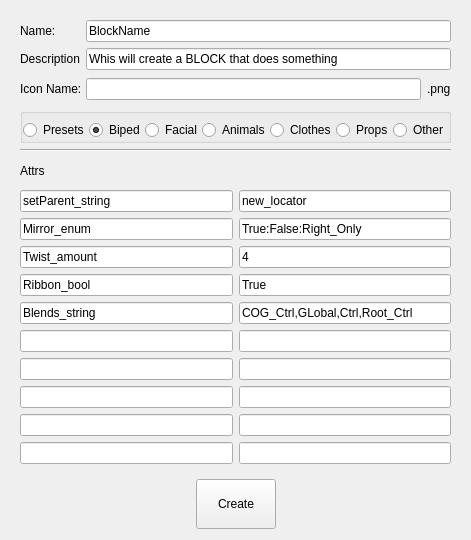
<?xml version="1.0" encoding="UTF-8"?>
<ui version="4.0">
 <class>Form</class>
 <widget class="QWidget" name="Form">
  <property name="geometry">
   <rect>
    <x>0</x>
    <y>0</y>
    <width>453</width>
    <height>540</height>
   </rect>
  </property>
  <property name="windowTitle">
   <string>Form</string>
  </property>
  <property name="styleSheet">
   <string notr="true">/*
 * TODO: Search buttons color (Replace, Replace and continue search)
 */

/*
 * Drop background color of most widgets
 */

QWidget, QStackedWidget,
QScrollArea, QAbstractScrollArea {
    background-color: transparent;
}

QApplication,
QMainWindow, QFrame, QDockWidget, QDialog, QFileDialog, QMessageBox,
QRadioButton,
QGroupBox::title, /* Need to set background becase must clear border behind label */
QMenuBar, QMenu, QMenu::item,
QComboBox QAbstractItemView,
QTreeView, QListWidget, QListView, QTableWidget, QTableView,
QTextEdit, QTextBrowser {
    background-color: #3c3f41; /*#004100;*/
    color: #bbbbbb;
}

/*
 * This is default values
 * Edit first if you want change appearance
 */

QLabel, QTabBar::tab, QMenuBar::item,
QGroupBox {
    background-color: transparent;
    color: #bbbbbb;
    selection-color: #bbbbbb;
}

/*
 * GroupBox and CheckBox
 *
 * TODO: ::indicator:indeterminate icons
 */

QGroupBox {
    border-top: 1px solid #2d2d2d;
    margin-top: 0.5em;
}
QGroupBox::title {
    subcontrol-origin: margin;
    subcontrol-position: top left;
    padding: 0 3px;
}
QGroupBox::indicator {
    width: 13px;
    height: 13px;
}
QGroupBox::indicator:unchecked {
    image: url(:/qmldesigner/images/checkbox_unchecked.png);
}
QGroupBox::indicator:unchecked:hover {
    image: url(:/qmldesigner/images/checkbox_unchecked_hover.png);
}
QGroupBox::indicator:unchecked:pressed {
    image: url(:/qmldesigner/images/checkbox_unchecked_pressed.png);
}
QGroupBox::indicator:checked {
    image: url(:/qmldesigner/images/checkbox_checked.png);
}
QGroupBox::indicator:checked:hover {
    image: url(:/qmldesigner/images/checkbox_checked_hover.png);
}
QGroupBox::indicator:checked:pressed {
    image: url(:/qmldesigner/images/checkbox_checked_pressed.png);
}
QGroupBox::indicator:indeterminate:hover {
    background-color: #2222bb;
    image: url(:/qmldesigner/images/checkbox_indeterminate_hover.png); /* TODO: There is no shuch image */
}
QGroupBox::indicator:indeterminate:pressed {
    background-color: #22bb22;
    image: url(:/qmldesigner/images/checkbox_indeterminate_pressed.png); /* TODO: There is no shuch image */
}


QLineEdit, QAbstractSpinBox, QComboBox, QPushButton {
    background-color: #45494a;
    /*background-color: rgba(255, 255, 255, 0.05);*/

    background-origin: border;
    border: 1px solid #646464;
    color: #bbbbbb;
    padding: 0px 1px 2px 3px;
    selection-background-color: #4b6eaf;
}/*:focus
{
    outline: 3px ridge #4e78a2;
    border-radius: 2px;
}
:edit-focus
{
    border: 1px solid red;
}*/
:read-only {
    background-color: transparent;
    border: 1px solid #535353;
    color: #999999;
}
:no-frame {
    border-width: 0;
}

/*
 * Any SpinBox (e.g. DoubleSpinbox)
 *
 * TODO: Icons not fit into the overall style
 */
QAbstractSpinBox::up-button {
    image: url(:/qmldesigner/images/spinup.png);
}
QAbstractSpinBox::up-button:hover {
    image: url(:/qmldesigner/images/spinup_hover.png);
}
QAbstractSpinBox::up-button:off {
    image: url(:/qmldesigner/images/spinup_off.png);
}
QAbstractSpinBox::up-button:pressed {
    image: url(:/qmldesigner/images/spinup_pressed.png);
}
QAbstractSpinBox::down-button {
    image: url(:/qmldesigner/images/spindown.png);
}
QAbstractSpinBox::down-button:hover {
    image: url(:/qmldesigner/images/spindown_hover.png);
}
QAbstractSpinBox::down-button:off {
    image: url(:/qmldesigner/images/spindown_off.png);
}
QAbstractSpinBox::down-button:pressed {
    image: url(:/qmldesigner/images/spindown_pressed.png);
}


/*
 * PushButton and Utils::QtColorButton
 *
 * TODO: Customize :pressed
 * FIXME: Outline is positioned around content, but should around padding
 */

QPushButton {

    outline: 0;
}
Utils--QtColorButton,
QPushButton {
    background-color: qlineargradient(x1: 0, y1: 0, x2: 0, y2: 1, stop: 0 #515658, stop: 1.0 #44494b);
    border: 1px solid #5f6161;
    border-radius: 2px;
}
Utils--QtColorButton:pressed,
QPushButton:pressed:hover {
    border-style: inset;
}
QPushButton:default {
    background-color: qlineargradient(x1: 0, y1: 0, x2: 0, y2: 1, stop: 0 #344a64, stop: 1.0 #263549);
}
Utils--QtColorButton:disabled,
QPushButton:disabled {
    background-color: transparent;
    color: #999999;
}
Utils--QtColorButton:open,
QPushButton:open {
    background-color: #4b6eaf;
}
QPushButton::menu-indicator  {
    subcontrol-origin: content;
    subcontrol-position: bottom right;
}

/*
 * ComboBox
 */
QComboBox {
    border-radius: 2px;
    min-width: 3em;
    padding: 0px 1px 2px 3px;
}
QComboBox:!editable {
    /*background-color: rgba(63, 113, 73, 0.2);*/
    /*background-color: #45494a;*/
    background-color: rgba(255, 255, 255, 0.05);
}
/*
QComboBox:!editable:on
QComboBox::drop-down:editable:on
QComboBox::drop-down:editable
*/
QComboBox:on {
    padding-top: 3px;
    padding-left: 4px;
}
QComboBox::down-arrow {
    image: url(:/qmldesigner/images/triangle_vert.png);
}
QComboBox::down-arrow:on {
    top: 1px;
    left: 1px;
}
QComboBox::drop-down {
    border-left: 1px solid #646464;
}
QComboBox QAbstractItemView {
    border: 1px solid red;/*black;*/
    /*selection-background-color: #d2d2d2;
    selection-color: #404040;
    show-decoration-selected: 1; /* make the selection span the entire width of the view */
}



/*
 * TabWidget and TabBar
 *
 * FIXME: Designer bottom tabbar problem
 * TODO: Customize QTabBar::tab:hover
 */
QTabWidget::tab-bar {
    /*position: relative;
    bottom: -1px;*/
}
QTabWidget::pane {
    background-color: transparent;
    border: 1px solid #323232;
}
QTabWidget::pane:top {
    top: -1px;
}
QTabWidget::pane:right {
    right: -1px;
}
QTabWidget::pane:bottom {
    bottom: -1px;
}
QTabWidget::pane:left {
    left: -1px;
}
QTabBar::tab {
    border: 1px solid #292b2d;
    min-width: 8ex;
    padding: 4px;
}
/*QTabBar::tab:hover {
    background-color: #4b6eaf;
}*/
QTabBar::tab:top {
    border-top-left-radius: 4px;
    border-top-right-radius: 4px;
}
QTabBar::tab:right {
    border-top-right-radius: 4px;
    border-bottom-right-radius: 4px;
}
QTabBar::tab:bottom {
    border-bottom-left-radius: 4px;
    border-bottom-right-radius: 4px;
}
QTabBar::tab:left {
    border-top-left-radius: 4px;
    border-bottom-left-radius: 4px;
}
QTabBar::tab:selected {
    background-color: #41516d;
}
QTabBar::tab:top:selected {
    border-bottom-color: #41516d;
}
QTabBar::tab:right:selected {
    border-left-color: #41516d;
}
QTabBar::tab:bottom:selected {
    border-top-color: #41516d;
}
QTabBar::tab:left:selected {
    border-right-color: #41516d;
}
QTabBar::tab:top:!selected {
    margin-top: 2px;
}
QTabBar::tab:right:!selected {
    margin-right: 2px;
}
QTabBar::tab:bottom:!selected {
    margin-bottom: 2px;
}
QTabBar::tab:left:!selected {
    margin-left: 2px;
}

/*
 * Table
 *
 * FIXME: Problem with arrows positioning workarounded in bad way
 * FIXME: Unknown problem Options &gt; FakeVim &gt; User Command Mapping
 * QT-BUG: Wrong behaviour property min-height of QHeaderView::section
 */

QTableWidget,
QTableView {
    /* This rule have more priority than previous?!
     * And overrides with empty if not declared! */
    /*background: red; /*transparent;*/
    /*color: #bbbbbb;*/

    border: 1px solid #323232;
    alternate-background-color: #414547; /* Dont work without setAlternatingRowColors(true) */
}
QTableView QTableCornerButton::section {
    background-color: green; /*FIXME*/
    border: 2px outset blue; /*FIXME*/
}
QHeaderView::section {
    background-color: qlineargradient(x1: 0, y1: 0, x2: 0, y2: 1, stop:0 #54585b, stop:1 #393c3e);
    color: #bbbbbb;
    padding: 1px 2px 1px 4px;

    border: 1px solid #323232;
    border-top-width: 0;
    border-left-color: #5e6163;
    border-right-color: #2a2c2d;

    /*min-height: 15px;*/
}
QHeaderView::section:hover {
    background-color: qlineargradient(x1: 0, y1: 0, x2: 0, y2: 1, stop:0 #64686b, stop:1 #494c4e);
    border-bottom-color: #424242;
}
QHeaderView::section:first {
    border-left-width: 0;
}
QHeaderView::section:last {
    border-right-width: 0;
}
QHeaderView::section:checked {
    background-color: red; /*FIXME*/
}
QHeaderView::down-arrow {
    image: url(:/qmldesigner/images/down_arrow.png);
    right: 7px;
}
QHeaderView::up-arrow {
    image: url(:/qmldesigner/images/up_arrow.png);
    /* image-position: right; Don't work */
    /*right: 7px; */
    height: 7px;
    width: 7px;
}

/*
 * Menu and MenuBar
 *
 * TODO: Customize toggleable items
 */
QMenuBar {
    /*background-color: #3c3f41; /* transparent don't work */
    border-bottom: 2px solid qlineargradient(x1: 0, y1: 0, x2: 0, y2: 1, stop:0 #282828, stop:1 #555555);
}
QMenuBar::item:pressed {
    background-color: #4b6eaf;
}
QMenuBar::item:selected:!pressed {
    background-color: #585b5d;
}
QMenu {
    border: 1px solid #2d2d2d;
}
/*QMenu::item {
    margin-left: 3px;
}*/
QMenu::item:disabled {
    color: #999999;
}
QMenu::item:selected {
    background-color: #4b6eaf;
}
QMenu::icon {
    border: 0px solid transparent;
    background-color: transparent;
}
QMenu::icon:checked {
    background-color: blue;
    border: 1px inset red;
    position: absolute;
    top: 1px;
    right: 1px;
    bottom: 1px;
    left: 1px;
}
QMenu::separator {
    height: 2px;
    background-color: qlineargradient(x1: 0, y1: 0, x2: 0, y2: 1, stop:0 #282a2b, stop:1 #45484b);
    margin: 0 1px;
}
/*QMenu::indicator {
    width: 13px;
    height: 13px;
    background-color: blue;
}*/


/*
 * Scroll bar modifications
 */
QScrollBar {
    background-color: transparent;
    margin: 0;
    height: 12px; /* for horizontal */
    width: 12px; /* for vertical */
}
QScrollBar::handle {
    border: 1px solid #555555;
    border-radius: 4px;
    margin: 1px;
}
QScrollBar::handle:vertical {
    background-color: qlineargradient(x1: 0, y1: 0, x2: 1, y2: 0, stop:0 #5c5c5c, stop:1 #515151);
    min-height: 20px;
    min-width: 8px;
}
QScrollBar::handle:vertical:hover {
    background-color: qlineargradient(x1: 0, y1: 0, x2: 1, y2: 0, stop:0 #666666, stop:1 #5b5b5b);
}
QScrollBar::handle:horizontal {
    background-color: qlineargradient(x1: 0, y1: 0, x2: 0, y2: 1, stop:0 #5c5c5c, stop:1 #515151);
    min-height: 8px;
    min-width: 20px;
}
QScrollBar::handle:horizontal:hover {
    background-color: qlineargradient(x1: 0, y1: 0, x2: 0, y2: 1, stop:0 #666666, stop:1 #5b5b5b);
}
QScrollBar::add-page:vertical, QScrollBar::sub-page:vertical,
QScrollBar::add-page:horizontal, QScrollBar::sub-page:horizontal {
    background-color: transparent;
}
/*QScrollBar::sub-page:vertical {
    max-height: 8px;
    margin-top: auto;
    margin-bottom: 0;
    background-color: purple;
    border-top-left-radius: 4px;
    border-top-right-radius: 4px;
}
QScrollBar::add-page:vertical {
    max-height: 8px;
    margin-top: 0;
    margin-bottom: auto;
    background-color: darkblue;
    border-bottom-left-radius: 4px;
    border-bottom-right-radius: 4px;
}*/
QScrollBar::add-line:vertical, QScrollBar::sub-line:vertical,
QScrollBar::add-line:horizontal, QScrollBar::sub-line:horizontal {
    height: 0;
    width: 0;
}

/*
 * Status bar
 */
/*
QStatusBar {
    background-color: brown;
    border: 1px solid brown;
}
QStatusBar::item {
    background-color: red;
    border: 1px solid red;
    border-radius: 3px;
}
QStatusBar QLabel {
    background-color: green;
    border: 3px solid green;
}
*/


/*
 * QAbstractItemView modifications
 *
 * TODO: ::indicator
 * TODO: Disable item icon selection mask
 * FIXME: Transparent selection background on some elements Options &gt; BlackBerry &gt; API Levels and Runtimes
 * QT-BUG: Strange behaviour of selection-* properties (always :!focus)
 */
QAbstractItemView {
    border: 1px solid #323232;
    selection-color: #bbbbbb;
    selection-background-color: #4b6eaf;
    alternate-background-color: #414547; /* Works only if setAlternatingRowColors(true) */
    show-decoration-selected: 1;
    outline: 0;
}
/*
QAbstractItemView:!focus {
    selection-background-color: #0d293e;
}
QTreeView::branch,
QAbstractItemView::item {
    border-width: 0;
}
*/
QAbstractItemView::item:alternate {
    background-color: #414547;
}
QListWidgetItem,
QTreeWidgetItem  {
    background-color: red;
    color: yellow;
    border: 1px solid purple;
}
QAbstractItemView::text {
    color: #bbbbbb;
}
QTreeView::branch:hover,
QAbstractItemView::item:hover {
    background-color: rgba(255, 255, 255, 0.05);
}
QTreeView::branch:selected:active,
QAbstractItemView::item:selected {
    background-color: #4b6eaf;
}
/* No way due to another bug :(
QTreeView::branch:selected:active,
QAbstractItemView::item:selected:active {
    background-color: #4b6eaf;
}
QTreeView::branch:selected:!active,
QAbstractItemView::item:selected:!active {
    background-color: #0d293e;
}
*/
QTreeView::branch:has-siblings:adjoins-item,
QTreeView::branch:has-siblings:!adjoins-item,
QTreeView::branch:!has-children:!has-siblings:adjoins-item {
    border-image: none;
    image: none;
}
QTreeView::branch:has-children:!has-siblings:closed,
QTreeView::branch:closed:has-children:has-siblings {
    border-image: none;
    image: url(:/qmldesigner/images/triangle_horz.png);
}
QTreeView::branch:open:has-children:!has-siblings,
QTreeView::branch:open:has-children:has-siblings {
    border-image: none;
    image: url(:/qmldesigner/images/triangle_vert.png);
}

/*
 * Tool bar
 */

QToolBar {
    border-width: 0; /* Cancels gradiend */
}


/*
 * ToolTip
 */

QToolTip, QTipLabel {
    border: 1px solid #9a9a66;
    border-radius: 3px;
    background: #5c5c42;
    color: #bbbbbb;
    margin: 0;
    padding: 0;
}

/*
 * Wizard dialog
 *
 * TODO: Buttons bar background
 */

QWizard &gt; QWidget {
    background-color: #3c3f41;
}

/* QT-BUG: Because QFrame { border-color: #323232; } has no effect */
Core--Internal--NewDialog &gt; QFrame#frame {
    border: 1px solid #323232;
}

/* vvvvvvvvvvvvvvvvvvvvvvvvvv WORKAROUND vvvvvvvvvvvvvvvvvvvvvvvvvv */
/* Related to:
 *   1) https://bugreports.qt-project.org/browse/QTCREATORBUG-12078
 *   2) https://codereview.qt-project.org/#/c/74538/
 * Because of bugs in QtGui, apllying stylesheet to QPlainTextEdit causes it
 * to lose font settings and palette on setParent event. So switching between
 * modes (Editor and Debug) or split Editor resets font and color of edit
 * and extra edit areas
 * To workaround this problems set you own peferred colors and font below
 */
QPlainTextEdit {
    background-color: #2b2b2b;
    selection-background-color: #214283;
    color: #bbbbbb;
    selection-color: #bbbbbb; /* No better workaround for this */
    font: 10pt Courier, Inconsolata, Monospace;
}
/*TextEditor--Internal--TextEditExtraArea*/
TextEditor--TextEditorWidget &gt; QWidget {
    background-color: #313335;
    selection-background-color: #4b6eaf;
    color: #bbbbbb; /* QT-BUG: Sadly this has no effect */
}
/* ^^^^^^^^^^^^^^^^^^^^^^^^^^ WORKAROUND ^^^^^^^^^^^^^^^^^^^^^^^^^^ */
</string>
  </property>
  <layout class="QGridLayout" name="gridLayout">
   <item row="1" column="0">
    <layout class="QHBoxLayout" name="horizontalLayout_8">
     <property name="topMargin">
      <number>0</number>
     </property>
     <item>
      <spacer name="horizontalSpacer">
       <property name="orientation">
        <enum>Qt::Horizontal</enum>
       </property>
       <property name="sizeHint" stdset="0">
        <size>
         <width>40</width>
         <height>20</height>
        </size>
       </property>
      </spacer>
     </item>
     <item>
      <widget class="QPushButton" name="create_button">
       <property name="minimumSize">
        <size>
         <width>50</width>
         <height>50</height>
        </size>
       </property>
       <property name="text">
        <string>Create</string>
       </property>
      </widget>
     </item>
     <item>
      <spacer name="horizontalSpacer_2">
       <property name="orientation">
        <enum>Qt::Horizontal</enum>
       </property>
       <property name="sizeHint" stdset="0">
        <size>
         <width>40</width>
         <height>20</height>
        </size>
       </property>
      </spacer>
     </item>
    </layout>
   </item>
   <item row="0" column="0">
    <widget class="QFrame" name="frame">
     <layout class="QVBoxLayout" name="verticalLayout">
      <item>
       <layout class="QHBoxLayout" name="horizontalLayout_11">
        <property name="topMargin">
         <number>0</number>
        </property>
        <item>
         <widget class="QLabel" name="label_4">
          <property name="minimumSize">
           <size>
            <width>60</width>
            <height>0</height>
           </size>
          </property>
          <property name="maximumSize">
           <size>
            <width>60</width>
            <height>16777215</height>
           </size>
          </property>
          <property name="text">
           <string>Name:</string>
          </property>
         </widget>
        </item>
        <item>
         <widget class="QLineEdit" name="name_line">
          <property name="text">
           <string>BlockName</string>
          </property>
         </widget>
        </item>
       </layout>
      </item>
      <item>
       <layout class="QHBoxLayout" name="horizontalLayout_10">
        <property name="topMargin">
         <number>0</number>
        </property>
        <item>
         <widget class="QLabel" name="label_3">
          <property name="minimumSize">
           <size>
            <width>60</width>
            <height>0</height>
           </size>
          </property>
          <property name="maximumSize">
           <size>
            <width>60</width>
            <height>16777215</height>
           </size>
          </property>
          <property name="text">
           <string>Description:</string>
          </property>
         </widget>
        </item>
        <item>
         <widget class="QLineEdit" name="description_line">
          <property name="text">
           <string>Whis will create a BLOCK that does something</string>
          </property>
         </widget>
        </item>
       </layout>
      </item>
      <item>
       <layout class="QHBoxLayout" name="horizontalLayout_9">
        <property name="topMargin">
         <number>0</number>
        </property>
        <item>
         <widget class="QLabel" name="label_2">
          <property name="minimumSize">
           <size>
            <width>60</width>
            <height>0</height>
           </size>
          </property>
          <property name="maximumSize">
           <size>
            <width>60</width>
            <height>16777215</height>
           </size>
          </property>
          <property name="text">
           <string>Icon Name:</string>
          </property>
         </widget>
        </item>
        <item>
         <widget class="QLineEdit" name="icon_line"/>
        </item>
        <item>
         <widget class="QLabel" name="label_5">
          <property name="text">
           <string>.png</string>
          </property>
         </widget>
        </item>
       </layout>
      </item>
      <item>
       <layout class="QHBoxLayout" name="horizontalLayout_12">
        <property name="topMargin">
         <number>0</number>
        </property>
       </layout>
      </item>
      <item>
       <widget class="QGroupBox" name="groupBox">
        <property name="styleSheet">
         <string notr="true">background-color: none;</string>
        </property>
        <property name="title">
         <string/>
        </property>
        <layout class="QGridLayout" name="gridLayout_2">
         <property name="leftMargin">
          <number>0</number>
         </property>
         <property name="topMargin">
          <number>6</number>
         </property>
         <property name="rightMargin">
          <number>0</number>
         </property>
         <property name="bottomMargin">
          <number>0</number>
         </property>
         <property name="spacing">
          <number>0</number>
         </property>
         <item row="0" column="3">
          <widget class="QRadioButton" name="animals_radio">
           <property name="text">
            <string>Animals</string>
           </property>
          </widget>
         </item>
         <item row="0" column="0">
          <widget class="QRadioButton" name="presets_radio">
           <property name="text">
            <string>Presets</string>
           </property>
          </widget>
         </item>
         <item row="0" column="2">
          <widget class="QRadioButton" name="facial_radio">
           <property name="text">
            <string>Facial</string>
           </property>
          </widget>
         </item>
         <item row="0" column="1">
          <widget class="QRadioButton" name="biped_radio">
           <property name="text">
            <string>Biped</string>
           </property>
           <property name="checked">
            <bool>true</bool>
           </property>
          </widget>
         </item>
         <item row="0" column="4">
          <widget class="QRadioButton" name="clothes_radio">
           <property name="text">
            <string>Clothes</string>
           </property>
          </widget>
         </item>
         <item row="0" column="5">
          <widget class="QRadioButton" name="props_radio">
           <property name="text">
            <string>Props</string>
           </property>
          </widget>
         </item>
         <item row="0" column="6">
          <widget class="QRadioButton" name="other_radio">
           <property name="text">
            <string>Other</string>
           </property>
          </widget>
         </item>
        </layout>
       </widget>
      </item>
      <item>
       <widget class="Line" name="line">
        <property name="orientation">
         <enum>Qt::Horizontal</enum>
        </property>
       </widget>
      </item>
      <item>
       <widget class="QLabel" name="label">
        <property name="text">
         <string>Attrs</string>
        </property>
       </widget>
      </item>
      <item>
       <layout class="QHBoxLayout" name="horizontalLayout">
        <item>
         <widget class="QLineEdit" name="attr_name_1">
          <property name="text">
           <string>setParent_string</string>
          </property>
         </widget>
        </item>
        <item>
         <widget class="QLineEdit" name="attr_settings_1">
          <property name="text">
           <string>new_locator</string>
          </property>
         </widget>
        </item>
       </layout>
      </item>
      <item>
       <layout class="QHBoxLayout" name="horizontalLayout_2">
        <item>
         <widget class="QLineEdit" name="attr_name_2">
          <property name="text">
           <string>Mirror_enum</string>
          </property>
         </widget>
        </item>
        <item>
         <widget class="QLineEdit" name="attr_settings_2">
          <property name="text">
           <string>True:False:Right_Only</string>
          </property>
         </widget>
        </item>
       </layout>
      </item>
      <item>
       <layout class="QHBoxLayout" name="horizontalLayout_3">
        <item>
         <widget class="QLineEdit" name="attr_name_3">
          <property name="text">
           <string>Twist_amount</string>
          </property>
         </widget>
        </item>
        <item>
         <widget class="QLineEdit" name="attr_settings_3">
          <property name="text">
           <string>4</string>
          </property>
         </widget>
        </item>
       </layout>
      </item>
      <item>
       <layout class="QHBoxLayout" name="horizontalLayout_4">
        <item>
         <widget class="QLineEdit" name="attr_name_4">
          <property name="text">
           <string>Ribbon_bool</string>
          </property>
         </widget>
        </item>
        <item>
         <widget class="QLineEdit" name="attr_settings_4">
          <property name="text">
           <string>True</string>
          </property>
         </widget>
        </item>
       </layout>
      </item>
      <item>
       <layout class="QHBoxLayout" name="horizontalLayout_5">
        <item>
         <widget class="QLineEdit" name="attr_name_5">
          <property name="text">
           <string>Blends_string</string>
          </property>
         </widget>
        </item>
        <item>
         <widget class="QLineEdit" name="attr_settings_5">
          <property name="text">
           <string>COG_Ctrl,GLobal,Ctrl,Root_Ctrl</string>
          </property>
         </widget>
        </item>
       </layout>
      </item>
      <item>
       <layout class="QHBoxLayout" name="horizontalLayout_6">
        <item>
         <widget class="QLineEdit" name="attr_name_6"/>
        </item>
        <item>
         <widget class="QLineEdit" name="attr_settings_6"/>
        </item>
       </layout>
      </item>
      <item>
       <layout class="QHBoxLayout" name="horizontalLayout_7">
        <item>
         <widget class="QLineEdit" name="attr_name_7"/>
        </item>
        <item>
         <widget class="QLineEdit" name="attr_settings_7"/>
        </item>
       </layout>
      </item>
      <item>
       <layout class="QHBoxLayout" name="horizontalLayout_16">
        <property name="topMargin">
         <number>0</number>
        </property>
        <item>
         <widget class="QLineEdit" name="attr_name_8"/>
        </item>
        <item>
         <widget class="QLineEdit" name="attr_settings_8"/>
        </item>
       </layout>
      </item>
      <item>
       <layout class="QHBoxLayout" name="horizontalLayout_14">
        <property name="topMargin">
         <number>0</number>
        </property>
        <item>
         <widget class="QLineEdit" name="attr_name_9"/>
        </item>
        <item>
         <widget class="QLineEdit" name="attr_settings_9"/>
        </item>
       </layout>
      </item>
      <item>
       <layout class="QHBoxLayout" name="horizontalLayout_15">
        <property name="topMargin">
         <number>0</number>
        </property>
        <item>
         <widget class="QLineEdit" name="attr_name_10"/>
        </item>
        <item>
         <widget class="QLineEdit" name="attr_settings_10"/>
        </item>
       </layout>
      </item>
     </layout>
    </widget>
   </item>
  </layout>
 </widget>
 <resources/>
 <connections>
  <connection>
   <sender>name_line</sender>
   <signal>selectionChanged()</signal>
   <receiver>name_line</receiver>
   <slot>clear()</slot>
   <hints>
    <hint type="sourcelabel">
     <x>258</x>
     <y>29</y>
    </hint>
    <hint type="destinationlabel">
     <x>200</x>
     <y>21</y>
    </hint>
   </hints>
  </connection>
  <connection>
   <sender>description_line</sender>
   <signal>selectionChanged()</signal>
   <receiver>description_line</receiver>
   <slot>clear()</slot>
   <hints>
    <hint type="sourcelabel">
     <x>235</x>
     <y>58</y>
    </hint>
    <hint type="destinationlabel">
     <x>155</x>
     <y>50</y>
    </hint>
   </hints>
  </connection>
 </connections>
</ui>
